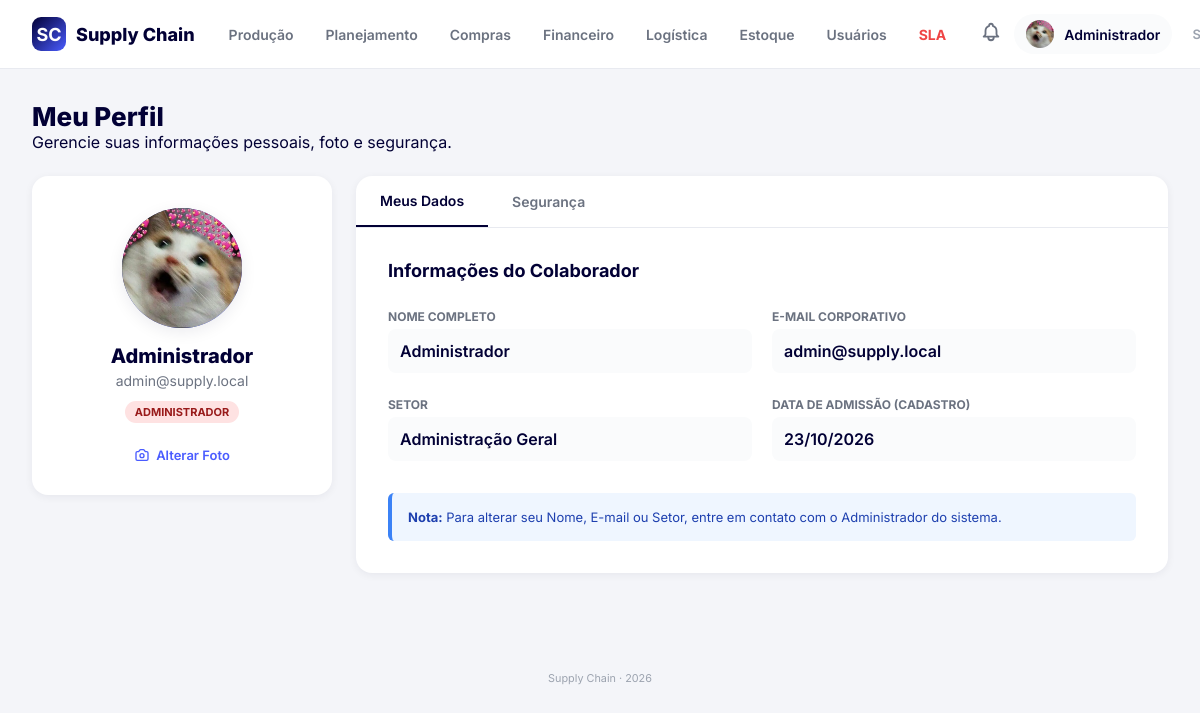
Page /supply-chain/perfil/index.php (signed in) on the committed database.
### tables this page shows
CREATE TABLE `usuarios` (
  `id` int(11) NOT NULL,
  `nome` varchar(100) NOT NULL,
  `email` varchar(100) NOT NULL,
  `senha_hash` varchar(255) NOT NULL,
  `setor_id` int(11) DEFAULT NULL,
  `is_admin` tinyint(1) DEFAULT 0,
  `ativo` tinyint(1) DEFAULT 1,
  `foto_perfil` varchar(255) DEFAULT NULL,
  `deve_trocar_senha` tinyint(1) DEFAULT 0,
  `senha_temporaria_expira` datetime DEFAULT NULL,
  `tentativas_login` int(11) DEFAULT 0,
  `bloqueado_ate` datetime DEFAULT NULL,
  `criado_em` datetime DEFAULT current_timestamp()
);

### supply-chain/includes/auth_guard.php (called while the page is built, shortened)
<?php
function usuario_logado(): array
{
    return [
        'id'     => $_SESSION['usuario_id'] ?? 0,
        'nome'   => $_SESSION['usuario_nome'] ?? '',
        'email'  => $_SESSION['usuario_email'] ?? '',
        'setor'  => $_SESSION['usuario_setor'] ?? '',
        'admin'  => (bool) ($_SESSION['usuario_admin'] ?? false),
        'foto'   => $_SESSION['usuario_foto'] ?? null,
    ];
}

### supply-chain/config/db.php (called while the page is built, shortened)
<?php
function db(): PDO
{
    static $pdo = null;
    if ($pdo === null) {
        $dsn = 'mysql:host=' . DB_HOST . ';dbname=' . DB_NAME . ';charset=' . DB_CHARSET;
        $opcoes = [
            PDO::ATTR_ERRMODE            => PDO::ERRMODE_EXCEPTION,
            PDO::ATTR_DEFAULT_FETCH_MODE => PDO::FETCH_ASSOC,
            PDO::ATTR_EMULATE_PREPARES   => false,
        ];
        try {
            $pdo = new PDO($dsn, DB_USER, DB_PASS, $opcoes);
        } catch (PDOException $e) {
            error_log('Erro DB: ' . $e->getMessage());
            http_response_code(500);
            exit('Erro ao conectar ao banco de dados.');
        }
    }
    return $pdo;
}

### supply-chain/includes/funcoes.php (called while the page is built, shortened)
<?php
function e(?string $texto): string
{
    return htmlspecialchars($texto ?? '', ENT_QUOTES | ENT_SUBSTITUTE, 'UTF-8');
}

### supply-chain/perfil/index.php (the view, shortened to what this page needs)
<?php
require_once __DIR__ . '/../config/db.php';
require_once __DIR__ . '/../includes/funcoes.php';
require_once __DIR__ . '/../includes/auth_guard.php';
$usuario = usuario_logado();
$stmt = db()->prepare("SELECT u.*, s.nome as setor_nome FROM usuarios u LEFT JOIN setores s ON s.id = u.setor_id WHERE u.id = ?");
$stmt->execute([$usuario['id']]);
$dados = $stmt->fetch();
$data_cadastro = date('d/m/Y', strtotime($dados['criado_em']));
require __DIR__ . '/../includes/header.php';
?>
<div class="page-header">
    <div>
        <h2>Meu Perfil</h2>
        <p>Gerencie suas informações pessoais, foto e segurança.</p>
    </div>
</div>
<div style="display: grid; grid-template-columns: 300px 1fr; gap: 24px; align-items: start;">
    <div class="card" style="text-align: center; padding: 32px 24px;">
        <form method="post" action="<?= BASE_URL ?>/perfil/atualizar.php" enctype="multipart/form-data" style="display: flex; flex-direction: column; align-items: center;">
            <div style="width: 120px; height: 120px; border-radius: 50%; background: linear-gradient(135deg, var(--primary), var(--accent)); display: flex; align-items: center; justify-content: center; overflow: hidden; margin-bottom: 16px; box-shadow: var(--shadow-md); position: relative;">
                <?php if ($dados['foto_perfil']): ?>
                    <img src="<?= UPLOAD_URL . '/' . e($dados['foto_perfil']) ?>" alt="Foto" style="width: 100%; height: 100%; object-fit: cover;">
                <?php else: ?>
                    <span style="font-size: 48px; color: #fff; font-weight: 700;"><?= strtoupper(substr($dados['nome'], 0, 1)) ?></span>
                <?php endif; ?>
            </div>
            <h3 style="font-size: 20px; font-weight: 800; color: var(--primary); margin-bottom: 4px;"><?= e($dados['nome']) ?></h3>
            <p style="color: var(--gray-500); font-size: 14px; margin-bottom: 12px;"><?= e($dados['email']) ?></p>
            <span class="badge <?= $dados['is_admin'] ? 'badge-danger' : 'badge-info' ?>" style="margin-bottom: 24px;">
                <?= $dados['is_admin'] ? 'Administrador' : ucfirst(e($dados['setor_nome'])) ?>
            </span>
            <label for="foto" style="cursor: pointer; color: var(--accent); font-size: 13px; font-weight: 600; display: flex; align-items: center; gap: 6px;">
                Alterar Foto
            </label>
        </form>
    </div>
    <div class="card" style="padding: 0;">
        <div style="display: flex; border-bottom: 1px solid var(--gray-200);">
            <button class="tab-btn active" onclick="openTab('dados')">Meus Dados</button>
            <button class="tab-btn" onclick="openTab('senha')">Segurança</button>
        </div>
        <div style="padding: 32px;">
            <div id="tab-dados" class="tab-content" style="display: block;">
                <h3 style="margin-bottom: 24px; font-size: 18px;">Informações do Colaborador</h3>
                <div style="display: grid; grid-template-columns: 1fr 1fr; gap: 20px; margin-bottom: 20px;">
                    <div>
                        <label style="font-size: 12px; font-weight: 700; color: var(--gray-500); text-transform: uppercase;">Nome Completo</label>
                        <div style="padding: 12px; background: var(--gray-50); border-radius: 8px; font-weight: 600; margin-top: 4px;"><?= e($dados['nome']) ?></div>
                    </div>
                    <div>
                        <label style="font-size: 12px; font-weight: 700; color: var(--gray-500); text-transform: uppercase;">E-mail Corporativo</label>
                        <div style="padding: 12px; background: var(--gray-50); border-radius: 8px; font-weight: 600; margin-top: 4px;"><?= e($dados['email']) ?></div>
                    </div>
                    <div>
                        <label style="font-size: 12px; font-weight: 700; color: var(--gray-500); text-transform: uppercase;">Setor</label>
                        <div style="padding: 12px; background: var(--gray-50); border-radius: 8px; font-weight: 600; margin-top: 4px;"><?= $dados['setor_nome'] ? ucfirst(e($dados['setor_nome'])) : 'Administração Geral' ?></div>
                    </div>
                    <div>
                        <label style="font-size: 12px; font-weight: 700; color: var(--gray-500); text-transform: uppercase;">Data de Admissão (Cadastro)</label>
                        <div style="padding: 12px; background: var(--gray-50); border-radius: 8px; font-weight: 600; margin-top: 4px;"><?= $data_cadastro ?></div>
                    </div>
                </div>
                <div style="background: #eff6ff; border-left: 4px solid var(--info); padding: 16px; border-radius: 6px; margin-top: 32px;">
                    <p style="margin: 0; color: #1e40af; font-size: 13px;">
                        <strong>Nota:</strong> Para alterar seu Nome, E-mail ou Setor, entre em contato com o Administrador do sistema.
                    </p>
                </div>
            </div>
        </div>
    </div>
</div>
<?php require __DIR__ . '/../includes/footer.php'; ?>

### supply-chain/includes/header.php (shortened to what this page needs)
<?php
$usuario = function_exists('usuario_logado') ? usuario_logado() : null;
?>
<!DOCTYPE html>
<html lang="pt-BR">
<head>
    <link rel="stylesheet" href="<?= BASE_URL ?>/assets/css/style.css?v=2026">
</head>
<body>
<header class="app-header">
    <div class="app-header-inner">
        <a href="<?= BASE_URL ?>/index.php" class="app-logo">
            <div class="app-logo-icon" style="width:34px; height:34px; background:linear-gradient(135deg, #020035, #4a5cff); border-radius:9px; display:flex; align-items:center; justify-content:center; color:#fff; font-weight:bold;">SC</div>
            <span class="app-logo-text">Supply Chain</span>
        </a>
        <nav class="app-nav" id="app-nav">
            <?php if ($usuario): ?>
                <?php if (!$usuario['admin']): ?>
                    <a href="<?= BASE_URL ?>/setores/<?= e($usuario['setor']) ?>/index.php" class="app-nav-link">Meu Setor (<?= ucfirst(e($usuario['setor'])) ?>)</a>
                    <a href="<?= BASE_URL ?>/kanban/index.php" class="app-nav-link">Kanban do Setor</a>
                <?php else: ?>
                    <a href="<?= BASE_URL ?>/setores/producao/index.php" class="app-nav-link">Produção</a>
                    <a href="<?= BASE_URL ?>/setores/planejamento/index.php" class="app-nav-link">Planejamento</a>
                    <a href="<?= BASE_URL ?>/setores/compras/index.php" class="app-nav-link">Compras</a>
                    <a href="<?= BASE_URL ?>/setores/financeiro/index.php" class="app-nav-link">Financeiro</a>
                    <a href="<?= BASE_URL ?>/setores/logistica/index.php" class="app-nav-link">Logística</a>
                    <a href="<?= BASE_URL ?>/setores/estoque/index.php" class="app-nav-link">Estoque</a>
                    <a href="<?= BASE_URL ?>/admin/usuarios.php" class="app-nav-link">Usuários</a>
                    <a href="<?= BASE_URL ?>/admin/sla.php" class="app-nav-link" style="color: var(--danger); font-weight: 700;">SLA</a>
                <?php endif; ?>
            <?php endif; ?>
        </nav>
        <?php if ($usuario): ?>
            <div class="app-header-right">
                <div style="position: relative;" id="notif-wrapper">
                    <button id="btn-notif" class="app-icon-btn" style="background:none; border:none; cursor:pointer;">
                    </button>
                </div>
                <a href="<?= BASE_URL ?>/perfil/index.php" class="app-user">
                    <?php if ($usuario['foto']): ?>
                        <img src="<?= UPLOAD_URL . '/' . e($usuario['foto']) ?>" class="avatar-mini" alt="">
                    <?php else: ?>
                        <div class="avatar-mini" style="background:var(--accent); color:#fff; display:flex; align-items:center; justify-content:center; font-size:12px; font-weight:bold;"><?= strtoupper(substr($usuario['nome'], 0, 1)) ?></div>
                    <?php endif; ?>
                    <span class="app-user-name"><?= e(explode(' ', $usuario['nome'])[0]) ?></span>
                </a>
                <a href="<?= BASE_URL ?>/auth/logout.php" class="app-logout desktop-only">Sair</a>
            </div>
        <?php endif; ?>
    </div>
</header>
<main class="conteudo">

### supply-chain/assets/css/style.css (style rules this page uses)
:root { --primary: #020035; --primary-600: #0a0a5c; --accent: #4a5cff; --white: #ffffff; --gray-50: #fafbfc; --gray-100: #f4f5f9; --gray-200: #e8eaf0; --gray-300: #d1d5db; --gray-400: #9ca3af; --gray-500: #6b7280; --gray-600: #4b5563; --success: #10b981; --warning: #f59e0b; --danger: #ef4444; --info: #3b82f6; --radius: 12px; --radius-lg: 16px; --shadow: 0 2px 8px rgba(2, 0, 53, 0.06); --shadow-md: 0 4px 16px rgba(2, 0, 53, 0.08); --transition: all 0.22s cubic-bezier(0.4, 0, 0.2, 1); }
* { margin: 0; padding: 0; box-sizing: border-box; font-family: 'Inter', sans-serif; }
body { background: var(--gray-100); color: var(--primary); min-height: 100vh; }
a { text-decoration: none; }
.app-header { background: var(--white); border-bottom: 1px solid var(--gray-200); position: sticky; top: 0; z-index: 100; }
.app-header-inner { max-width: 1400px; margin: 0 auto; padding: 14px 32px; display: flex; align-items: center; justify-content: space-between; gap: 20px; }
.app-logo { display: flex; align-items: center; gap: 10px; font-size: 18px; font-weight: 800; color: var(--primary); flex-shrink: 0; }
.app-nav { display: flex; gap: 4px; align-items: center; flex: 1; }
.app-nav-link { padding: 8px 14px; font-size: 14px; font-weight: 600; color: var(--gray-500); border-radius: 8px; transition: var(--transition); }
.app-header-right { display: flex; align-items: center; gap: 12px; flex-shrink: 0; }
.app-user { display: flex; align-items: center; gap: 10px; padding: 6px 12px; border-radius: 24px; background: var(--gray-50); font-size: 14px; font-weight: 600; color: var(--primary); }
.avatar-mini { width: 28px; height: 28px; border-radius: 50%; object-fit: cover; }
.app-logout { color: var(--gray-400); font-size: 13px; font-weight: 600; margin-left: 8px; }
.conteudo { max-width: 1400px; margin: 0 auto; padding: 32px; }
.page-header { display: flex; justify-content: space-between; align-items: flex-start; margin-bottom: 24px; flex-wrap: wrap; gap: 16px; }
.page-header h2 { font-size: 26px; font-weight: 800; }
.card { background: var(--white); border-radius: var(--radius-lg); box-shadow: var(--shadow); padding: 24px; }
.badge { padding: 4px 10px; border-radius: 20px; font-size: 11px; font-weight: 700; text-transform: uppercase; }
.badge-danger { background: #fee2e2; color: #991b1b; }
.tab-btn { padding: 16px 24px; background: transparent; border: none; font-size: 14px; font-weight: 600; color: var(--gray-500); cursor: pointer; transition: var(--transition); font-family: inherit; }
.tab-btn.active { color: var(--primary); border-bottom: 2px solid var(--primary); }

### rows in the picture
usuarios: foto_perfil (picture), nome "Administrador", email "admin@supply.local", criado_em "23/10/2026"
